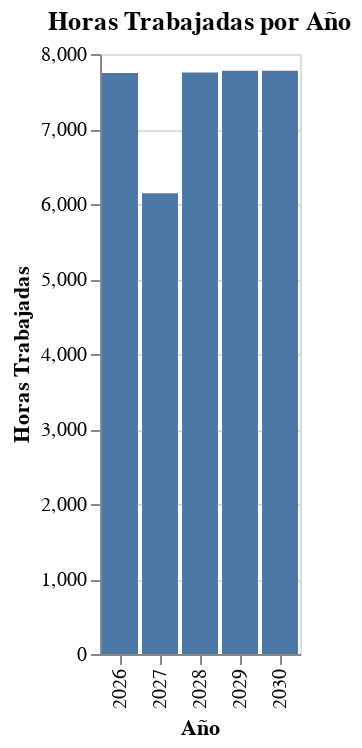

Source (notebook cell):
### Code cell
# prompt: Mostrarme en una grafica de barras la cantidad de horas trabajadas por año

import pandas as pd
# Extraer el año de la columna 'Mes_año'
df_Horometro_SH001['Año'] = pd.to_datetime(df_Horometro_SH001['Mes_año'], format='%Y-%m').dt.year

# Agrupar por 'Año' y sumar las 'Horas_trabajadas'
df_horas_trabajadas_por_año = df_Horometro_SH001.groupby('Año')['Horas_trabajadas'].sum().reset_index()

# Renombrar la columna de horas para mayor claridad
df_horas_trabajadas_por_año = df_horas_trabajadas_por_año.rename(columns={'Horas_trabajadas': 'Horas_Acumuladas'})

# Mostrar el DataFrame con las horas trabajadas por año
print("\nHoras trabajadas por año:")
display(df_horas_trabajadas_por_año)

# Create a bar chart showing the total hours worked per year
chart_horas_trabajadas_acumuladas = alt.Chart(df_horas_trabajadas_por_año).mark_bar().encode(
    x=alt.X('Año:O', title='Año'),  # Use :O for ordinal data (treat years as categories)
    y=alt.Y('Horas_Acumuladas', title='Horas Trabajadas'),
    tooltip=['Año', 'Horas_Acumuladas']
).properties(
    title='Horas Trabajadas por Año'
)

# Display the chart
chart_horas_trabajadas_acumuladas

### Figure 1 — Vega-Lite specification as saved in the notebook (floating-point values rounded to 4 significant figures)
{"config": {"view": {"continuousWidth": 300, "continuousHeight": 300}}, "data": {"name": "data-9faaf38d2f47742a4996d8e5c019c177"}, "mark": {"type": "bar"}, "encoding": {"tooltip": [{"field": "Año", "type": "quantitative"}, {"field": "Horas_Acumuladas", "type": "quantitative"}], "x": {"field": "Año", "title": "Año", "type": "ordinal"}, "y": {"field": "Horas_Acumuladas", "title": "Horas Trabajadas", "type": "quantitative"}}, "title": "Horas Trabajadas por Año", "$schema": "https://vega.github.io/schema/vega-lite/v5.20.1.json", "datasets": {"data-9faaf38d2f47742a4996d8e5c019c177": [{"Año": 2026, "Horas_Acumuladas": 7748}, {"Año": 2027, "Horas_Acumuladas": 6144}, {"Año": 2028, "Horas_Acumuladas": 7752}, {"Año": 2029, "Horas_Acumuladas": 7776}, {"Año": 2030, "Horas_Acumuladas": 7776}]}}
